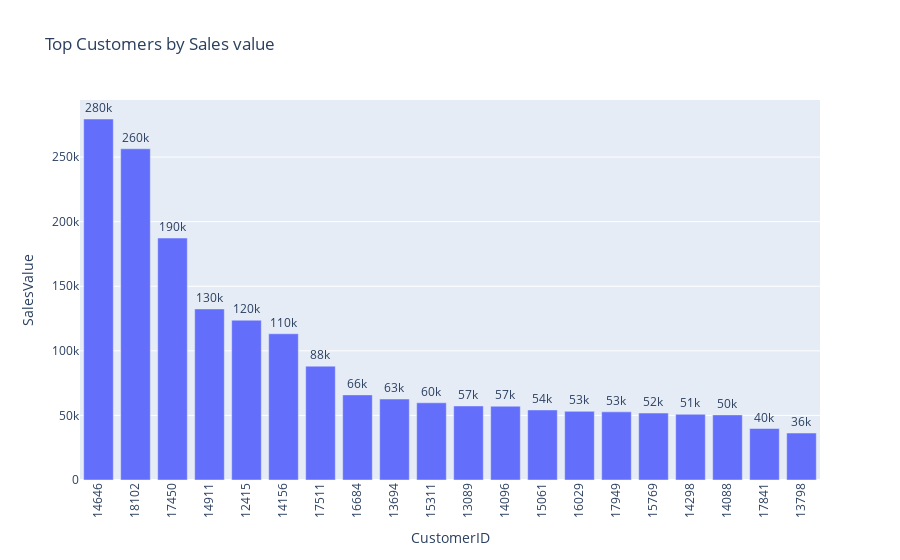

Notebook code for this chart:
### Code cell
fig = px.bar(top_cust_sales, x='CustomerID', y='SalesValue', text_auto='.2s', title='Top Customers by Sales value')
fig.update_traces(textfont_size=12, textposition="outside")
fig.update_xaxes(tickangle=270)
fig.show()

### Figure 1 — Plotly figure (JSON) as saved in the notebook; plotly's stock layout.template omitted (floating-point values rounded to 4 significant figures)
{"data": [{"alignmentgroup": "True", "hovertemplate": "CustomerID=%{x}<br>SalesValue=%{y}<extra></extra>", "legendgroup": "", "marker": {"color": "#636efa", "pattern": {"shape": ""}}, "name": "", "offsetgroup": "", "orientation": "v", "showlegend": false, "textfont": {"size": 12}, "textposition": "outside", "texttemplate": "%{y:.2s}", "type": "bar", "x": ["14646", "18102", "17450", "14911", "12415", "14156", "17511", "16684", "13694", "15311", "13089", "14096", "15061", "16029", "17949", "15769", "14298", "14088", "17841", "13798"], "xaxis": "x", "y": [279500.0, 256400.0, 187300.0, 132500.0, 123700.0, 113200.0, 88140.0, 65890.0, 62690.0, 59780.0, 57320.0, 57120.0, 54230.0, 53170.0, 52750.0, 51820.0, 50860.0, 50420.0, 39870.0, 36350.0], "yaxis": "y"}], "layout": {"barmode": "relative", "legend": {"tracegroupgap": 0}, "title": {"text": "Top Customers by Sales value"}, "xaxis": {"anchor": "y", "domain": [0, 1], "tickangle": -90, "title": {"text": "CustomerID"}}, "yaxis": {"anchor": "x", "domain": [0, 1], "title": {"text": "SalesValue"}}}}
